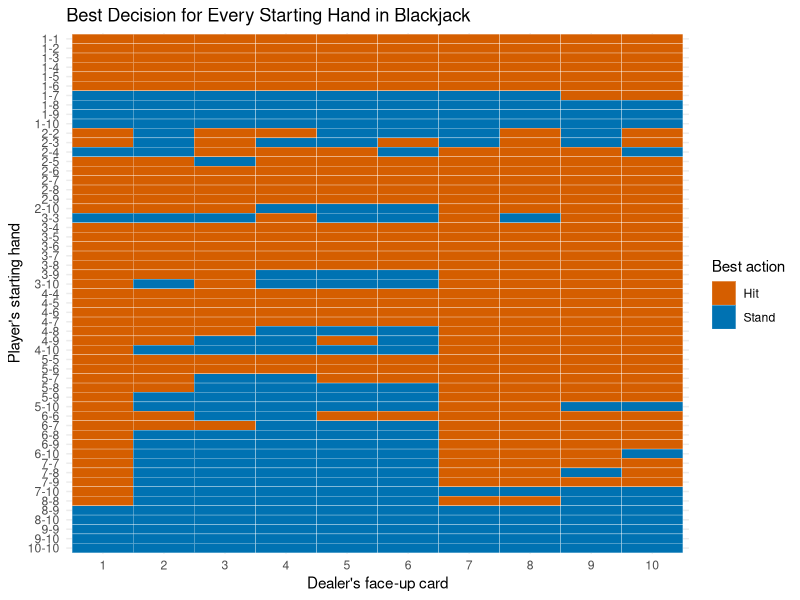

This chart was generated by the following R code:
## ---- chunk 1
library(tidyverse)
hand_value <- function(hand){
    total <- sum(hand)
    #checks if it can turn an Ace into an 11
    if (any(hand == 1) && total + 10 <= 21){
        total <- total + 10
    }
    return(total)
}

is_soft <- function(hand){
    soft = any(hand == 1) && sum(hand) + 10 <= 21
    return(soft)
}
    
cards <- c(1,2, 10)
is_soft(cards)
## ---- chunk 2
set.seed(100)
#deck, 4 10's for the 3 face cards and 10
cards <- c(1:9, 10, 10, 10, 10)
dealer <- function(face_up_card){
    unknown_card <- sample(cards, 1)
    hand <- c(face_up_card, unknown_card)
    while (hand_value(hand) < 17){
        hand <- c(hand, sample(cards, 1))
    }
    return(hand_value(hand))
}
dealer(3)

## ---- chunk 3
outcome <- function(player, dealer){
    if (player > 21){
        return(-1)
    } else if (dealer > 21){
        return(1)
    } else if (dealer > player){
        return(-1)
    } else if (player > dealer){
        return(1)
    } else{
        return(0)
    }
}

hard_chart <- matrix("Stand", nrow = 21, ncol = 10)
soft_chart <- matrix("Stand", nrow = 21, ncol = 10)
## ---- chunk 4
library(tidyverse)
play_hand <- function(p_card1, p_card2, dealer_card, action) {
    player_cards <- c(p_card1, p_card2)
    if (action == "hit"){
        player_cards <- c(player_cards, sample(cards, 1))
    }
    outcome(hand_value(player_cards), dealer(dealer_card))
}
## ---- chunk 5
reps <- 500
set.seed(200)
hands <- expand_grid(
  card1 = 1:10,
  card2 = 1:10,
  dealer_card = 1:10,
  action = c("hit", "stand"),
  rep = 1:reps
) |>
  filter(card1 <= card2) |>
  mutate(
    result = pmap_dbl(list(card1, card2, dealer_card, action), play_hand)
  )


## ---- chunk 6
library(tidyverse)
strategy <- hands |>
  group_by(card1, card2, dealer_card, action) |>
  summarise(ev = mean(result), .groups = "drop") |>
  pivot_wider(names_from = action, values_from = ev) |>
  mutate(
    best   = if_else(hit > stand, "Hit", "Stand")
  )

#| fig-height: 11
strategy |>
  mutate(
    hand = paste(card1, card2, sep = "-"),
    hand = fct_rev(fct_reorder(hand, card1 * 100 + card2)),
    dealer_card = factor(dealer_card)
  ) |>
  ggplot(aes(x = dealer_card, y = hand, fill = best)) +
  geom_tile(color = "white") +
  scale_fill_manual(values = c(Hit = "#D55E00", Stand = "#0072B2")) +
  labs(
    title = "Best Decision for Every Starting Hand in Blackjack",
    x = "Dealer's face-up card",
    y = "Player's starting hand",
    fill = "Best action"
  ) +
  theme_minimal()
